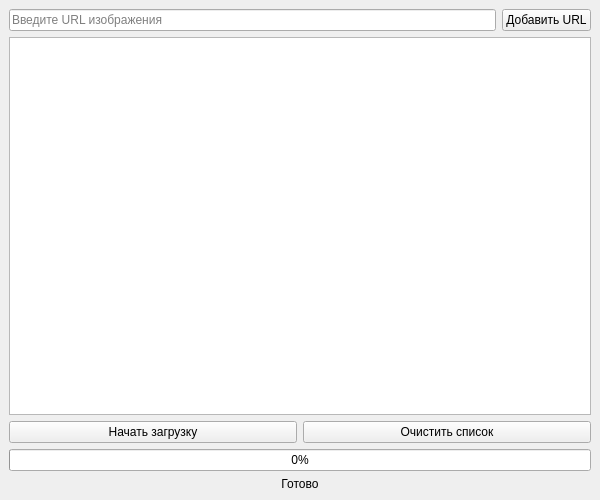
<?xml version="1.0" encoding="UTF-8"?>
<ui version="4.0">
 <class>MainWindow</class>
 <widget class="QMainWindow" name="MainWindow">
  <property name="geometry">
   <rect>
    <x>0</x>
    <y>0</y>
    <width>600</width>
    <height>500</height>
   </rect>
  </property>
  <property name="windowTitle">
   <string>Загрузчик изображений</string>
  </property>
  <widget class="QWidget" name="centralwidget">
   <layout class="QVBoxLayout" name="verticalLayout">
    <item>
     <layout class="QHBoxLayout" name="horizontalLayout">
      <item>
       <widget class="QLineEdit" name="urlEdit">
        <property name="placeholderText">
         <string>Введите URL изображения</string>
        </property>
       </widget>
      </item>
      <item>
       <widget class="QPushButton" name="addUrlButton">
        <property name="text">
         <string>Добавить URL</string>
        </property>
       </widget>
      </item>
     </layout>
    </item>
    <item>
     <widget class="QListWidget" name="urlList"/>
    </item>
    <item>
     <layout class="QHBoxLayout" name="horizontalLayout_2">
      <item>
       <widget class="QPushButton" name="downloadButton">
        <property name="text">
         <string>Начать загрузку</string>
        </property>
       </widget>
      </item>
      <item>
       <widget class="QPushButton" name="clearButton">
        <property name="text">
         <string>Очистить список</string>
        </property>
       </widget>
      </item>
     </layout>
    </item>
    <item>
     <widget class="QProgressBar" name="progressBar">
      <property name="value">
       <number>0</number>
      </property>
     </widget>
    </item>
    <item>
     <widget class="QLabel" name="statusLabel">
      <property name="text">
       <string>Готово</string>
      </property>
      <property name="alignment">
       <set>Qt::AlignCenter</set>
      </property>
     </widget>
    </item>
   </layout>
  </widget>
 </widget>
 <resources/>
 <connections/>
</ui>
